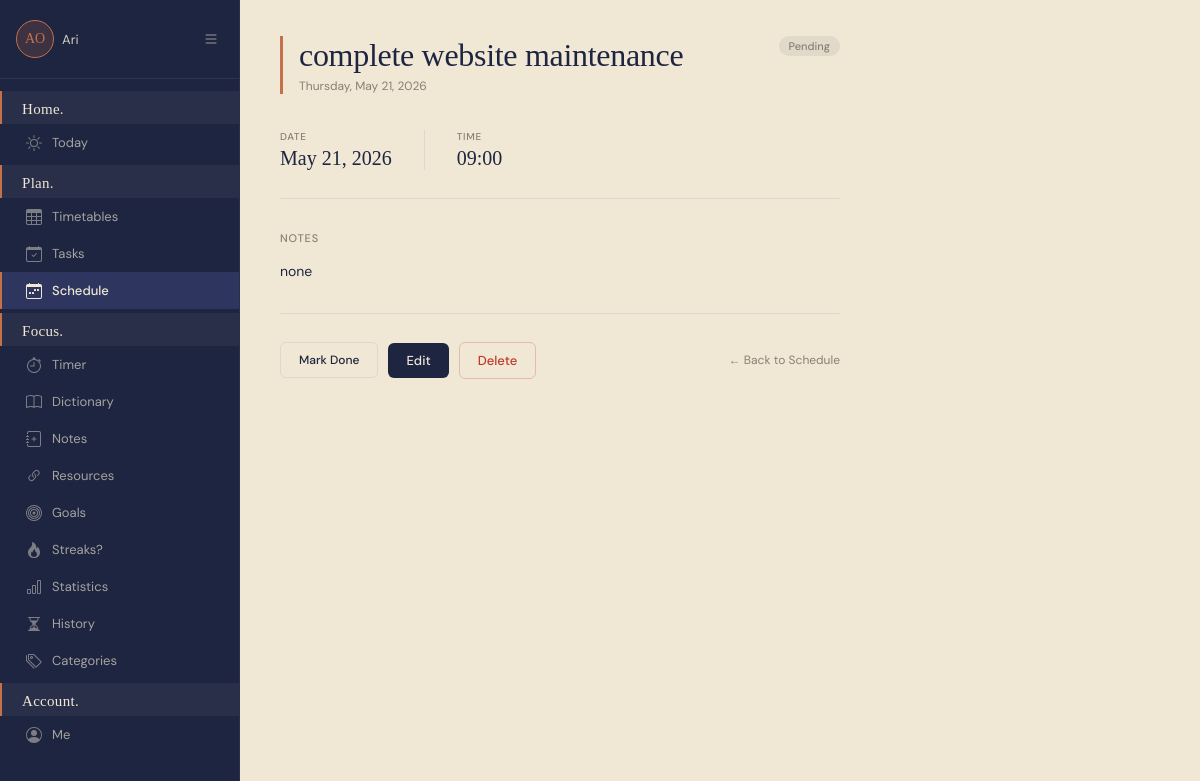
The app's page /schedule/1/ (signed in), older data.
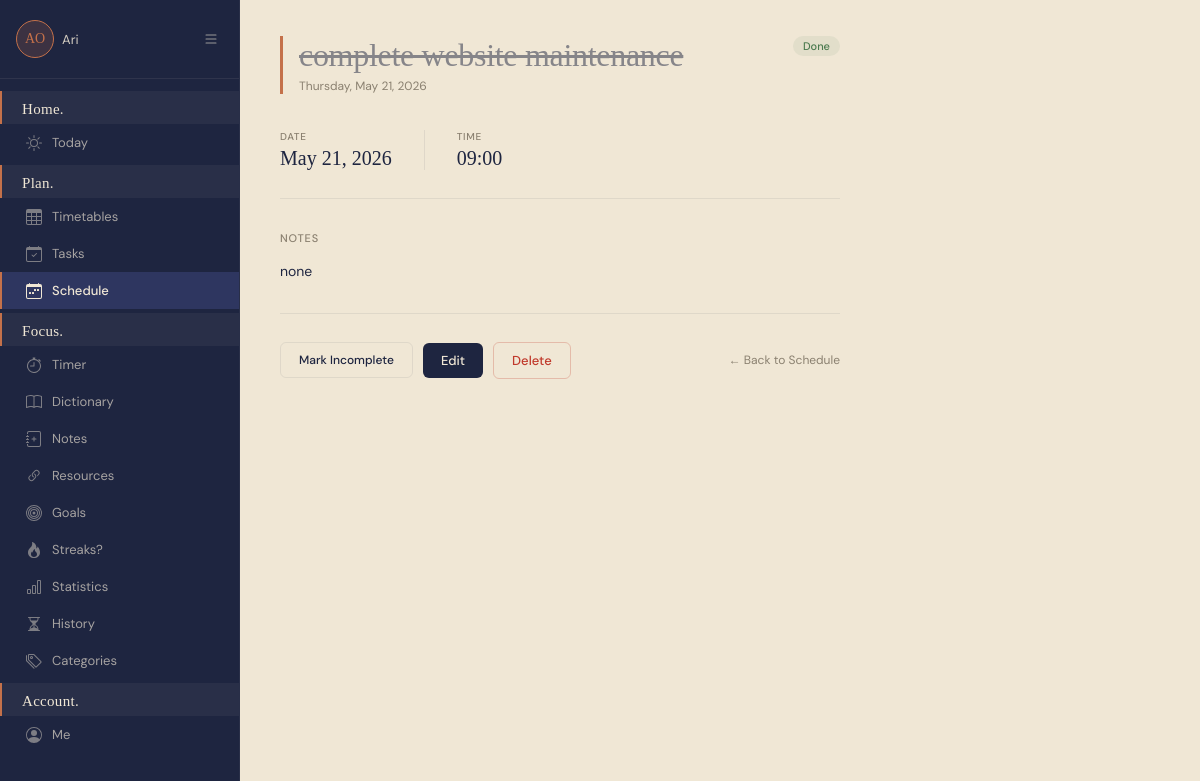
The same page, newer data.
### planner/models.py (models this page shows, shortened)
class ScheduleEntry(models.Model):
    user = models.ForeignKey(User, on_delete=models.CASCADE)
    title = models.CharField(max_length=200)
    date = models.DateField()
    start_time = models.TimeField(null=True, blank=True)
    end_time = models.TimeField(null=True, blank=True)
    description = models.TextField(blank=True, null=True)
    is_done = models.BooleanField(default=False)
    created_at = models.DateTimeField(auto_now_add=True)
    class Meta:
        ordering = ['date', 'start_time']

### planner/views/schedule_views.py (the view)
# urls.py: path('schedule/<int:entry_id>/', views.view_schedule_entry, name='view_schedule_entry'),
@login_required(login_url='planner:login')
def view_schedule_entry(request, entry_id):
    entry = get_object_or_404(ScheduleEntry, id=entry_id, user=request.user)
    return render(request, 'schedule_entry.html', {'entry': entry})

### planner/templates/schedule_entry.html (shortened to what this page needs)
{% extends 'base.html' %}
{% block nav_schedule %}active{% endblock %}
{% block content %}
<div class="entry-page">
    <div class="entry-header">
        <div>
            <h1 class="entry-title {% if entry.is_done %}done{% endif %}">{{ entry.title }}</h1>
            <p class="entry-subtitle">{{ entry.date|date:"l, F d, Y" }}</p>
        </div>
        {% if entry.is_done %}
            <span class="badge badge-done">Done</span>
        {% else %}
            <span class="badge badge-pending">Pending</span>
        {% endif %}
    </div>
    <div class="entry-meta-strip">
        <div class="entry-meta">
            <span class="entry-meta-label">Date</span>
            <span class="entry-meta-value">{{ entry.date|date:"M d, Y" }}</span>
        </div>
        {% if entry.start_time %}
        <div class="entry-meta">
            <span class="entry-meta-label">Time</span>
            <span class="entry-meta-value">
                {{ entry.start_time|time:"H:i" }}{% if entry.end_time %} – {{ entry.end_time|time:"H:i" }}{% endif %}
            </span>
        </div>
        {% endif %}
    </div>
    <span class="entry-desc-label">Notes</span>
    {% if entry.description %}
        <div class="entry-desc-text">{{ entry.description|linebreaks }}</div>
    {% else %}
        <p class="entry-desc-empty">No notes for this entry.</p>
    {% endif %}
    <div class="entry-actions">
        <a href="{% url 'planner:toggle_schedule_entry' entry.id %}" class="btn btn-ghost" style="font-size:12px;">
            {% if entry.is_done %}Mark Incomplete{% else %}Mark Done{% endif %}
        </a>
        <a href="{% url 'planner:edit_schedule_entry' entry.id %}" class="btn btn-primary">Edit</a>
        <a href="{% url 'planner:delete_schedule_entry' entry.id %}" class="btn btn-danger">Delete</a>
        <a href="{% url 'planner:schedule_home' %}?date={{ entry.date|date:'Y-m-d' }}&month={{ entry.date|date:'Y-m' }}"
           class="entry-back">← Back to Schedule</a>
    </div>
</div>
{% endblock %}

Row changes from the older to the newer data that the page shows:
changed ScheduleEntry "complete website maintenance": is_done False → True (drawn)
Text that changed along with them:
text no longer shown: "Pending Mark Done"
text now shown: "Done Mark Incomplete"
